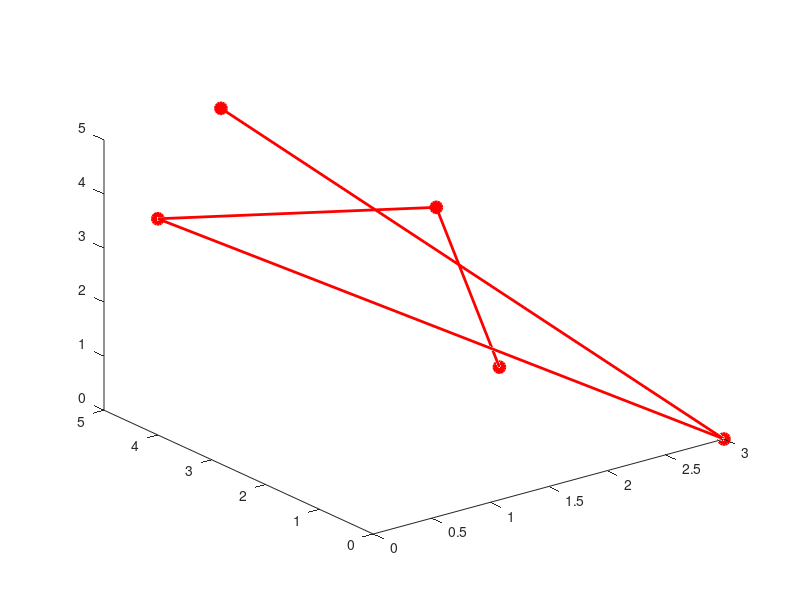
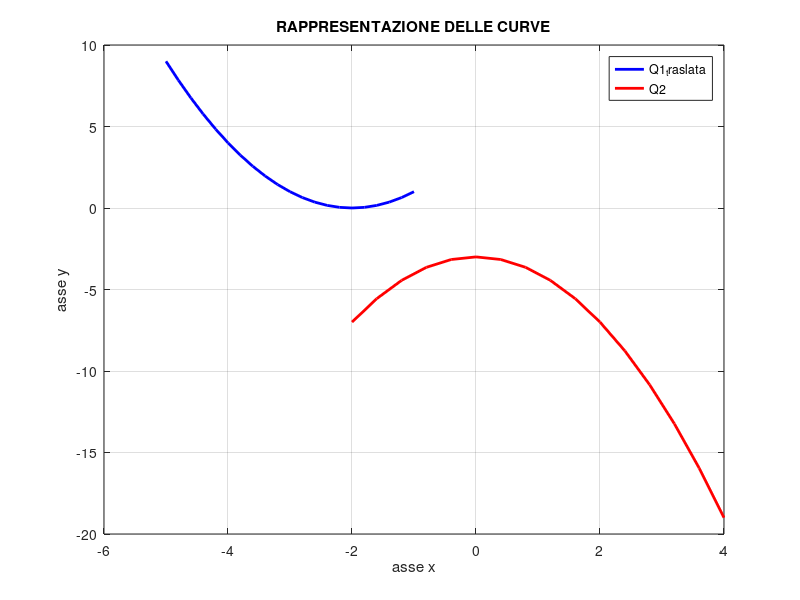
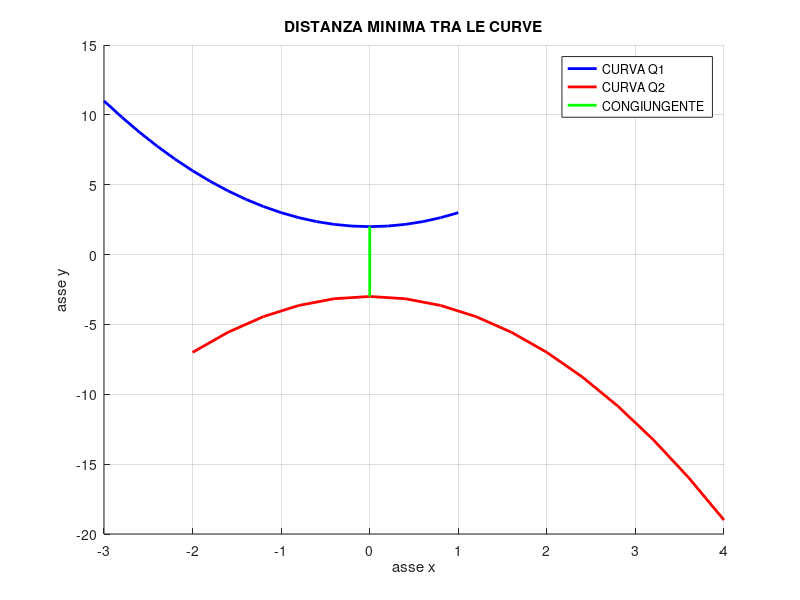
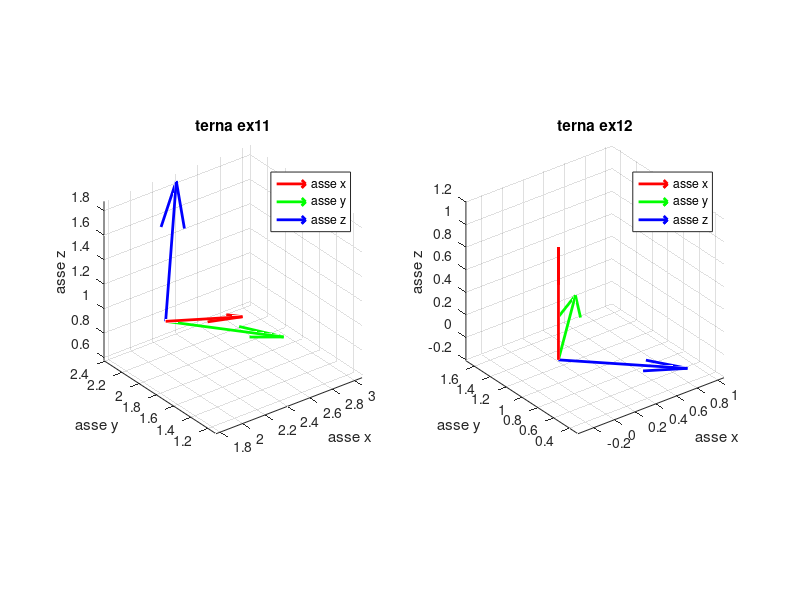

The MATLAB script that drew these images, in order:
clc
clear 
%%
clc
clear all 

%Ex1 - inizializzare matrice 4x4 con tutti elementi nulli

A(4,4)=0; 

%alternatively:
B=zeros(4,4);

%%

%Ex2 - crea matrice 4x4 con elementi unitari sulla diagonale principale
clc
clear all 

C(4,4)=0;

C(1,1)=1;
C(2,2)=1;
C(3,3)=1;
C(4,4)=1;

%alternatively:
D(4,4)=0;
for i=1:4
    D(i,i)=1;
end

%alternatively: 
E=eye(4,4); 

%%

%Ex3 - crea matrice 10x4 popolata con una distribuzione uniforme di numeri
%interi (casuali) compresi tra 0 e 5
clc
clear all

F=round(5*rand(10,4));

%alternatively: 
G=randi([0,5],10,4); 

%%

%Ex4 - Dalla matrice A o B generata nell’esercizio 3, prelevare la sottomatrice 
% costituita dalle righe dispari e dalle prime tre colonne. Successivamente, 
% eseguire il plot dei dati assumendo che ogni riga rappresenta un punto nello 
% spazio euclideo. Assegnare una linea continua rossa e una sfera di colore 
% rosso a ogni punto.

clc
clear all

C=randi([0,5],10,4);

l=size(C,1) %estraggo il numero di righe di C nella prima colonna
k=0; %inizializzo la variabile k
for i=1:2:l %inizio da 1, passo 2, si finisce quando si arriva a l
    k=k+1
    D(k,:)=C(i,:)
end
D(:,4)=[] %elimino la 4a colonna
plot3(D(:,1), D(:,2), D(:,3), 'r-', 'LineWidth', 2, 'Marker', 'o', 'MarkerFaceColor', 'r', 'MarkerSize', 8)

%%

%Ex5 - dati due punti, calcola la distanza tra essi
clc
clear all 

P1=[1,2,1];
P2=[5,3,3];
D=P2-P1; %distanza tra i due punti
d=norm(D) %la distanza è la norma del vettore D

%%

%Ex6 - per i due P assegnati nell'ex5, calcola la 
%distanza lungo la direzione definita da N

clc
clear all 
P1=[1,2,1];
P2=[5,3,3];
D=P2-P1;
N=[1,2,2];
vers_N=N/norm(N); %versore di N
d_n=D*vers_N'; %la distanza lungo N è prod scalare fra D e vers_N


%%

%Ex7

clc
clear all
%vettore1 e 2
x1=-3:0.2:1;
x2=-2:0.4:4;

%funzioni date
y1=x1.^2+2;
y2=-x2.^2-3;

Q1=[x1',y1']; %matrice Q1 con coordinate (x1, y1)
Q2=[x2',y2']; %matrice Q2 con coordinate (x2, y2)

%visualizzo Q1 e Q2:
disp('Matrice Q1:');
disp(Q1);
disp('Matrice Q2:');
disp(Q2);

%traslo Q1 di -2 lungo x e -2 lungo y
Q1_traslata = Q1 - [2, 2];

%devo rappresentare le curve nella stessa area grafica
%blu per Q1 e rosso per Q2. figure:si imposta il riquadro
figure; 
%plotto tutte le righe della 1a colonna della Q1_traslata
%plotto tutte le righe della 2a colonna della Q2_traslata
%b:curva di colore blu 
%specifichiamo lo spessore della linea, con valore 2
plot(Q1_traslata(:,1),Q1_traslata(:,2),'b','LineWidth',2);
hold on; %i grafici dopo questo comando non sostituiranno,
%ma potranno coesistere coi precedenti
plot(Q2(:,1),Q2(:,2),'r','LineWidth',2);
hold off; %ripristina il comportamento precedente(cioè grafici che si sovrappongono)
%ETICHETTE:
xlabel('asse x');
ylabel('asse y');
title('RAPPRESENTAZIONE DELLE CURVE');
legend('Q1_traslata','Q2');
%grid on:aggiunge una griglia orizzontale e verticale al grafico
grid on; 

%%

%Ex8 
clc 
clear all

%vettore x1 e x2
x1=-3:0.2:1;
x2=-2:0.4:4;

%funzioni date
y1=x1.^2+2;
y2=-x2.^2-3;

%NOTA:. l'apice alle coordinate si usa per trasformare un vettore riga in
%un vettore colonna in questo caso

%MATRICI:
Q1=[x1',y1']; 
Q2=[x2',y2'];
%distanza minima:
min_dist=inf; %settiamo la distanza minima a infinito
puntomin_Q1=[0,0]; 
puntomin_Q2=[0,0];
%andiamo a confrontare ogni coppia di punti delle curve, per vedere quali
%danno la minima distanza 

%ciclo per trovare la distanza minima tra i punti di Q1 e Q2

for i=1:size(Q1,1) %size(Q1,1) mi dà il numero di righe della matrice
    for j=1:size(Q2,1) %size(Q2,1) numero di righe della matrice (per ottenere le colonne dovevo mettere size(Q2,2))
        %calcolo la distanza tra i punti
        dist=norm(Q1(i,:)-Q2(j,:)); %si considerano tutte le righe e tutte le colonne delle matrici
        %calcolo distanza tramite norma euclidea
        if dist<min_dist %dist dev'essere minore. l'altro è infinito
            min_dist=dist; %aggiorno la distanza minima con quella trovata
            puntomin_Q1=Q1(i,:); %si riaggiornano i valori dei punti definiti prima
            puntomin_Q2=Q2(j,:);
        end
    end
end

%rappresentazione grafica delle curve
figure; %creo il riquadro
hold on; 
plot(Q1(:,1),Q1(:,2),'b','LineWidth',2); %plotto Q1
plot(Q2(:,1),Q2(:,2),'r','LineWidth',2); %plottoQ2
%congiungente (in verde) dei punti con distanza minima:
plot([puntomin_Q1(1),puntomin_Q2(1)],[puntomin_Q1(2),puntomin_Q2(2)],'g','LineWidth',2);
%puntomin_Q1(1) coordinata x del punto Q1
%puntomin_Q1(2) coordinate y del punto Q1
%ETICHETTE:
xlabel('asse x');
ylabel('asse y');
title('DISTANZA MINIMA TRA LE CURVE');
legend('CURVA Q1','CURVA Q2','CONGIUNGENTE');
grid on; %aggiunge la griglia
hold off;

%

%Ex9 - calcolare il versore della congiungente dei due punti puntomin_Q1 e
%puntomin_Q2

%vettore congiungente
vetC=puntomin_Q1-puntomin_Q2;
%calcolo della norma del vettore:lunghezza del vettore
norm_vetC=norm(vetC);
%calcolo versore congiungente
verC=vetC/norm_vetC;

%stampa versore congiungente
disp('Versore congiungente:');
disp(verC);

%%

%Ex10 

clc %pulisce la command window
clear all %cancella le variabili memorizzate

%vettore x1 e x2
x1=-3:0.2:1;
x2=-2:0.4:4;

%funzioni date
y1=x1.^2+2;
y2=-x2.^2-3;

%MATRICI:
Q1=[x1',y1']; 
Q2=[x2',y2'];
%matrici Q1 e Q2 che rappresentano le curve nello spazio 2d 

%vettori dati:
N1=[1,1,0];
N2=[0,1,0];
%devo proiettare la distanza tra i punti delle curve Q1 e Q2 lungo i vettori N1 e N2 

%norma:
norm_N1=norm(N1);
norm_N2=norm(N2);
%lunghezze dei vettori N1 e N2 necessarie per trasformare i vettori in
%versori (quindi vettori di lunghezza unitaria)

%calcolo dei rispettivi versori: 
vers_N1=N1/norm_N1;
vers_N2=N2/norm_N2;

%adatto le matrici Q1 e Q2 (in dimensione) ai vettori N1 e N2
Q1(:,3)=0; %si aggiunge la colonna di z=0
Q2(:,3)=0;
%infatti i vettori N1 e N2 hanno 3 componenti e quindi devo adattare Q1 e
%Q2 per includere la terza colonna z con valori tutti nulli

%NOTA:. i vettori N1 e N2 hanno 3 colonne e una riga
%CALCOLO DISTANZE MINIME di Q1 e Q2 lungo N1 e N2
distmin_N1=inf;
distmin_N2=inf;
%ho inizializzato le distanze minime con valore infinite e la distanza
%minima sarà inferiore: un qualsiasi valore reale minore di infinito

%inizializzo i punti della Q1 e Q2 (lungo N1 e N2) con distanza min 
puntoQ1_minN1=[];
puntoQ1_minN2=[];
puntoQ2_minN1=[];
puntoQ2_minN2=[];
%ho creato dei "contenitori" nulli per i punti che andiamo a calcolare

%loop per calcolare la distanza tra ogni punto di Q1 e Q2
for i=1:size(Q1,1) %loop per ogni punto di Q1
    for j=1:size(Q2,1) %loop per ogni punto di Q2
        %vettore differenza tra Q2 e Q1
        vett_diff=Q2(j,:)-Q1(i,:);
        %proietto il vettore differenza lungo le direzioni N1 e N2
        proj_N1=abs(dot(vett_diff,vers_N1));
        proj_N2=abs(dot(vett_diff,vers_N2));
%dot:calcola il prodotto scalare tra due vettori, quindi sto moltiplicando
%scalarmente il vettore differenza per il versore N1 e N2
%abs:valore assoluto (del risultato). cioè si fa il valore assoluto del
%risultato del prodotto scalare

%aggiorno la distanza minima lungo N1
if proj_N1<distmin_N1 
    distmin_N1=proj_N1;
    %puntoQ_minN è un valore che si riaggiorna ogni volta, finché non
    %troviamo il punto che dà la distanza minima (proiettata lungo le direzioni N) e allora
    %quella resterà come ultimo valore
    puntoQ1_minN1=Q1(i,:);
    puntoQ2_minN1=Q2(j,:);
end
%aggiorno la distanza minima lungo N2
if proj_N2<distmin_N2
    distmin_N2=proj_N2;
    puntoQ1_minN2=Q1(i,:);
    puntoQ2_minN2=Q2(j,:);
end
end
end

%confronta le distanze minime tra N1 e N2
if distmin_N1<distmin_N2
    distmin=distmin_N1;
    dir_min='N1';
    puntomin_Q1=puntoQ1_minN1;
    puntomin_Q2=puntoQ2_minN1;
else 
    distmin=distmin_N2;
    dir_min='N2';
    puntomin_Q1=puntoQ1_minN2;
    puntomin_Q2=puntoQ2_minN2;
end

%Stampa i risultati
disp(['La distanza minima tra le curve è: ', num2str(distmin)]);
disp(['Si ottiene lungo la direzione: ', dir_min]);
disp(['Il punto su Q1 corrispondente è: (', num2str(puntomin_Q1), ')']);
disp(['Il punto su Q2 corrispondente è: (', num2str(puntomin_Q2), ')']);

%%

%Ex11 

clc
clear all

%punto e vettore dato
P1 = [2, 2, 1];
N = [1, 1, 2];

%calcolo versN
versN=N/norm(N);

%calcolo z: z dev'essere orientato lungo la direzione N, quindi lungo il

%versore di N versN
z=versN;

%x e y, secondo la traccia, devono essere individuati dalla normale N.
%significa che x e y sono ortogonali a z (perché z è nella direzione di N)
%ricordiamo che per assicurarci che x (o y) e z siano ortogonali tra loro,
%devo fare il prodotto scalare ed esso deve risultare nullo

%prendo un vettore x arbitrario
x_temp=[1,0,0];
%calcolando il prodotto vettoriale tra x_temp e z, trovo un
%vettore ortogonale a z e x_temp

%prodotto vettoriale tra x_temp e z:
x=cross(x_temp,z);

%normalizzo x quindi lo rendo vettore unitario
x=x/norm(x);

%verifico che il prodotto scalare tra x e z sia nullo (ciò significa che x è ortogonale a z)
prod_scal=dot(x,z);
if prod_scal==0
    disp('x e z sono ortogonali')
end

%y deve essere ortogonale a x e z
y=cross(z,x); %prodotto vettoriale
disp('y e z ortogonali');

%verifica che x e y siano ortogonali a N (e quindi abbiano normale N)
verifica_x=dot(x,N); %se tali prodotti scalari sono nulli, allora x e y sono ortogonali a N
verifica_y=dot(y,N);
if verifica_x==0 && verifica_y==0
disp('x e y hanno normale N')
else
    error('x e y non hanno normale N')
end

%verifico che la terna sia levogira
v=cross(x,y);

%prodotto scalare che deve uscire >0 se la terna è levogira
%se prodotto scalare<0 allora la terna e destrogira
verifica_lev=dot(v,z);
if verifica_lev>0
    disp('la terna (x,y,z) è levogira')
else 
    error('la terna (x,y,z) non è levogira')
end 

%il piano che passa per il punto P1 ha normale N. possiamo considerare 
% tale piano come infinito e che perciò comprende P1 e tutti i punti che si ottengono come
% combinazioni lineari dei vettori x e y.  avendo x e y normale N, come verificato, 
% significa che già passano per il piano P1, quindi non c'è bisogno di
% verificare esplicitamente che passino per P1

%%

%Ex12

clc
clear all

P1=[0,1,0];
N=[2,2,0];

%determinare una terna levogira con asse y orientato lungo N
versN=N/norm(N);
y=versN; %y lungo N

%vettore x temporaneo
x_temp=[1,0,0];
%ci serve per fare il prodotto vettoriale
x=cross(x_temp,y);

%normalizzo x: lo rendo vettore unitario (versore)
x=x/norm(x);

%verifico che x sia ortogonale a y
%se x ortogonale a y, allora il prodotto scalare tra loro dev'essere nullo
%prodotto scalare:
prod_scalxy=dot(x,y);
if prod_scalxy==0
    disp('x e y sono ortogonali tra loro')
end

%calcolo z tramite il prodotto vettoriale
z=cross(y,x);
%allora z è ortogonale sia a x che y

%normalizzo z: lo rendo versore
z=z/norm(z);

%verifico che z sia ortogonale a x e y
prod_scalzx=dot(z,x);
prod_scalyz=dot(y,z);
if prod_scalyz==0 && prod_scalzx==0
    disp('z è ortogonale a x e y')
end

%verifico che la terna (x,y,z) sia levogira
v=cross(x,z); %vettore v ottenuto tramite prodotto vettoriale
%faccio il prodotto scalare di v con y
ver_lev=dot(v,y);
if ver_lev>0
    disp('la terna (x,y,z) è levogira')
end

%%

%Ex13 - rappresentazione grafica delle terne degli ex11-12

clc
clear all
%vettori dell'ex11-12
N11=[1,1,2];
N12=[2,2,0];

%versoni N11 e N12
vers_N11=N11/norm(N11);
vers_N12=N12/norm(N12);

%CALCOLO DELLA TERNA PER EX11

%calcolo z11 lungo N11
z11=vers_N11;

%normalizzo z
z11=z11/norm(z11);

%riprendo il procedimento di ex11, senza verifiche
x11_temp=[1,0,0];
x11=cross(x11_temp,z11); %prodotto vettoriale

%normalizzo x
x11=x11/norm(x11);

%calcolo y
y11=cross(z11,x11); %prodotto vettoriale
y11=y11/norm(y11); %normalizzo y

%CALCOLO TERNA EX12
y12=vers_N12;
y12=y12/norm(y12);
x12_temp=[1,0,0];
x12=cross(x12_temp,y12);
x12=x12/norm(x12);
z12=cross(y12,x12);
z12=z12/norm(z12);

%RAPPRESENTAZIONE GRAFICA DELLE TERNE
figure;

%prima finestra per la terna dell'ex11
subplot(1,2,1);
hold on; 
grid on; 
xlabel('asse x');
ylabel('asse y');
zlabel('asse z');
title('terna ex11');

%separo le origini per chiarezza della rappresentazione, altrimenti avrei
%le terne sovrapposte
origin11=[2,2,1]; %P11:origine terna dell'ex11
origin12=[0,1,0]; %P12:traslo l'origine della terna dell'ex12

%TERNA EX11: rappresentazione terna ex11
h11=quiver3(origin11(1),origin11(2),origin11(3),x11(1),x11(2),x11(3),1,'r','LineWidth',2); %asse x rosso
h21=quiver3(origin11(1),origin11(2),origin11(3),y11(1),y11(2),y11(3),1,'g','LineWidth',2); %asse y verde
h31=quiver3(origin11(1),origin11(2),origin11(3),z11(1),z11(2),z11(3),1,'b','LineWidth',2); %asse z blu
view(3); %imposto la vista 3d
axis equal; %mantiene le proporzioni uguali
legend([h11, h21, h31],{'asse x','asse y','asse z'},'Location','best');

%seconda finestra per la terna dell'ex12
subplot(1,2,2);
hold on; 
grid on; 
xlabel('asse x');
ylabel('asse y');
zlabel('asse z');
title('terna ex12');

%TERNA EX12: rappresentazione terna ex12
h12=quiver3(origin12(1),origin12(2),origin12(3),x12(1),x12(2),x12(3),1,'r','LineWidth',2); %asse x rosso
h22=quiver3(origin12(1),origin12(2),origin12(3),y12(1),y12(2),y12(3),1,'g','LineWidth',2); %asse y verde
h32=quiver3(origin12(1),origin12(2),origin12(3),z12(1),z12(2),z12(3),1,'b','LineWidth',2); %asse z blu
view(3);
axis equal; 
legend([h12,h22,h32],{'asse x','asse y','asse z'},'Location','best');

%

%Ex14 - determina la matrice di trasformazione tale da portare la terna
%definita nell'ex11 a sovrapporsi sulla terna dell'ex12

%definisco le 2 terne:
%NOTA:.ho trasposto il vettore riga per farlo diventare colonna e poter
%costruire la matrice di trasformazione
Terna11=[x11',y11',z11']; %terna di partenza (da invertire)
Terna12=[x12',y12',z12']; %terna di destinazione: quella a cui sovrappongo terna11
R=Terna12*Terna11'; %matrice dei coseni direttori della terna11 rispetto alla terna12
t=origin12-origin11; %vettore di traslazione: sposta l'origine da quella della terna11 alla 12
%matrice di trasformazione
MatriceT=[R,t';0,0,0,1];
disp('matrice di trasformazione MatriceT:');
disp(MatriceT);

%

%Ex15 - determina le matrici di trasformazione tali da portare le terne
%definite nell'ex11-12 a sovrapporsi con la terna di riferimento globale

%terna di riferimento globale
terna_g=eye(3);

%matrice dei coseni direttori della terna11 rispetto alla terna globale
MCD11=terna_g*Terna11';

%matrice dei coseni direttori della terna12 rispetto alla terna globale
MCD12=terna_g*Terna12';

%assegno l'origine della terna globale
origin_g=[0,0,0];

%vettore di traslazione: sposta l'origine da quella della terna11 alla
%terna globale
t11=origin_g-origin11; %origine di destinazione - d'inizio

%vettore di traslazione: sposta l'origine da quella della terna12 alla
%terna globale
t12=origin_g-origin12; %origine di destinazione - d'inizio

%costruisco la matrice di trasformazione per la terna11
MAT11=[MCD11,t11';0,0,0,1];
disp('matrice di trasformazione MAT11:');
disp(MAT11);

%costruisco la matrice di trasformazione per la terna12
MAT12=[MCD12,t12';0,0,0,1];
disp('matrice di trasformazione MAT12:');
disp(MAT12);

%END
